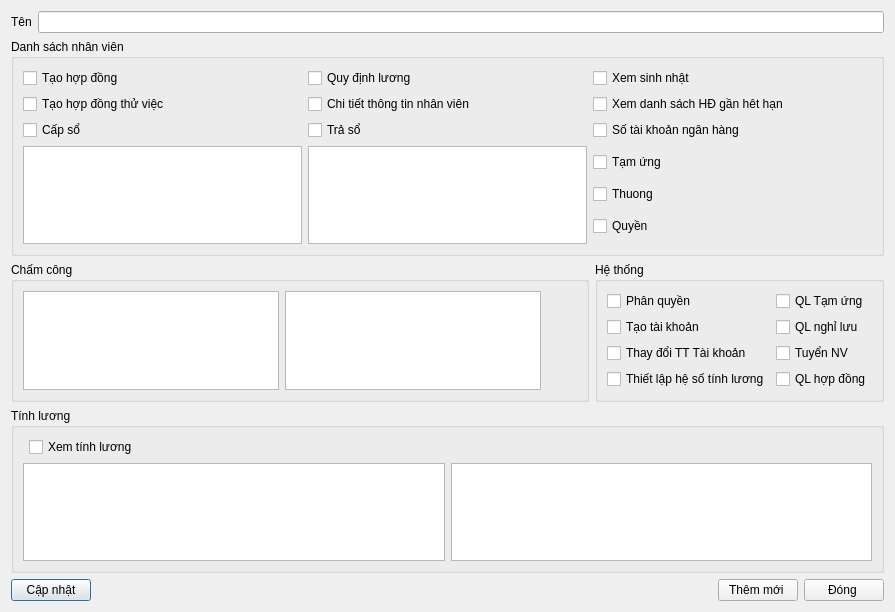
<?xml version="1.0" encoding="UTF-8"?>
<ui version="4.0">
 <class>FormQuyen</class>
 <widget class="QDialog" name="FormQuyen">
  <property name="geometry">
   <rect>
    <x>0</x>
    <y>0</y>
    <width>895</width>
    <height>612</height>
   </rect>
  </property>
  <property name="windowTitle">
   <string>Quyền hệ thống</string>
  </property>
  <layout class="QVBoxLayout" name="verticalLayout_2">
   <item>
    <layout class="QHBoxLayout" name="horizontalLayout_6">
     <item>
      <widget class="QLabel" name="label">
       <property name="text">
        <string>Tên</string>
       </property>
      </widget>
     </item>
     <item>
      <widget class="QLineEdit" name="lineEditTen">
       <property name="whatsThis">
        <string>Tên nhóm hoặc tên nhân viêniên</string>
       </property>
      </widget>
     </item>
    </layout>
   </item>
   <item>
    <widget class="QGroupBox" name="groupBoxNhanVien">
     <property name="title">
      <string>Danh sách nhân viên</string>
     </property>
     <layout class="QGridLayout" name="gridLayout">
      <item row="3" column="0" colspan="2">
       <layout class="QHBoxLayout" name="horizontalLayout_2">
        <item>
         <widget class="QListView" name="listViewPhongBanDS">
          <property name="maximumSize">
           <size>
            <width>16777215</width>
            <height>100</height>
           </size>
          </property>
         </widget>
        </item>
        <item>
         <widget class="QListView" name="listViewChamCongDS_CQ">
          <property name="maximumSize">
           <size>
            <width>16777215</width>
            <height>100</height>
           </size>
          </property>
         </widget>
        </item>
       </layout>
      </item>
      <item row="3" column="2">
       <layout class="QVBoxLayout" name="verticalLayout">
        <item>
         <widget class="QCheckBox" name="nvTamUng">
          <property name="text">
           <string>Tạm ứng</string>
          </property>
         </widget>
        </item>
        <item>
         <widget class="QCheckBox" name="checkBoxThuong">
          <property name="text">
           <string>Thuong</string>
          </property>
         </widget>
        </item>
        <item>
         <widget class="QCheckBox" name="mnQuyen">
          <property name="text">
           <string>Quyền</string>
          </property>
         </widget>
        </item>
       </layout>
      </item>
      <item row="0" column="1">
       <widget class="QCheckBox" name="nvQuyDinhLuong">
        <property name="text">
         <string>Quy định lương</string>
        </property>
       </widget>
      </item>
      <item row="0" column="2">
       <widget class="QCheckBox" name="nvXemSN">
        <property name="text">
         <string>Xem sinh nhật</string>
        </property>
       </widget>
      </item>
      <item row="0" column="0">
       <widget class="QCheckBox" name="nvTaoHd">
        <property name="text">
         <string>Tạo hợp đồng</string>
        </property>
       </widget>
      </item>
      <item row="1" column="0">
       <widget class="QCheckBox" name="nvTaoThuViec">
        <property name="text">
         <string>Tạo hợp đồng thử việc</string>
        </property>
       </widget>
      </item>
      <item row="1" column="1">
       <widget class="QCheckBox" name="nvChiTiet">
        <property name="toolTip">
         <string>Khi double click vào nhân viên, ơ đây full quyền cho nhân viên đóđó</string>
        </property>
        <property name="toolTipDuration">
         <number>20</number>
        </property>
        <property name="text">
         <string>Chi tiết thông tin nhân viên</string>
        </property>
       </widget>
      </item>
      <item row="1" column="2">
       <widget class="QCheckBox" name="nvXemHDganHethan">
        <property name="text">
         <string>Xem danh sách HĐ gần hêt hạn</string>
        </property>
       </widget>
      </item>
      <item row="2" column="0">
       <widget class="QCheckBox" name="nvCapSo">
        <property name="text">
         <string>Cấp sổ</string>
        </property>
       </widget>
      </item>
      <item row="2" column="1">
       <widget class="QCheckBox" name="nvTraSo">
        <property name="text">
         <string>Trả sổ</string>
        </property>
       </widget>
      </item>
      <item row="2" column="2">
       <widget class="QCheckBox" name="nvSTK">
        <property name="text">
         <string>Số tài khoản ngân hàng</string>
        </property>
       </widget>
      </item>
     </layout>
    </widget>
   </item>
   <item>
    <layout class="QHBoxLayout" name="horizontalLayout_4">
     <item>
      <widget class="QGroupBox" name="groupBox_2">
       <property name="maximumSize">
        <size>
         <width>16777215</width>
         <height>250</height>
        </size>
       </property>
       <property name="title">
        <string>Chấm công</string>
       </property>
       <layout class="QFormLayout" name="formLayout_2">
        <item row="0" column="0">
         <layout class="QHBoxLayout" name="horizontalLayout">
          <item>
           <widget class="QListView" name="listViewPhongBanCC">
            <property name="maximumSize">
             <size>
              <width>16777215</width>
              <height>100</height>
             </size>
            </property>
           </widget>
          </item>
          <item>
           <widget class="QListView" name="listViewChamCongCC_CQ">
            <property name="maximumSize">
             <size>
              <width>16777215</width>
              <height>100</height>
             </size>
            </property>
           </widget>
          </item>
         </layout>
        </item>
       </layout>
      </widget>
     </item>
     <item>
      <widget class="QGroupBox" name="groupBox_3">
       <property name="title">
        <string>Hệ thống</string>
       </property>
       <layout class="QFormLayout" name="formLayout">
        <item row="0" column="0">
         <widget class="QCheckBox" name="phanQuyen">
          <property name="text">
           <string>Phân quyền</string>
          </property>
         </widget>
        </item>
        <item row="1" column="0">
         <widget class="QCheckBox" name="taoTK">
          <property name="text">
           <string>Tạo tài khoản</string>
          </property>
         </widget>
        </item>
        <item row="2" column="0">
         <widget class="QCheckBox" name="thayDoiTTTK">
          <property name="text">
           <string>Thay đổi TT Tài khoản</string>
          </property>
         </widget>
        </item>
        <item row="3" column="0">
         <widget class="QCheckBox" name="thietLapHeSo">
          <property name="text">
           <string>Thiết lập hệ số tính lương</string>
          </property>
         </widget>
        </item>
        <item row="0" column="1">
         <widget class="QCheckBox" name="QLTamung">
          <property name="text">
           <string>QL Tạm ứng</string>
          </property>
         </widget>
        </item>
        <item row="1" column="1">
         <widget class="QCheckBox" name="QLNghiLuu">
          <property name="text">
           <string>QL nghỉ lưu</string>
          </property>
         </widget>
        </item>
        <item row="2" column="1">
         <widget class="QCheckBox" name="QLTuyenNV">
          <property name="text">
           <string>Tuyển NV</string>
          </property>
         </widget>
        </item>
        <item row="3" column="1">
         <widget class="QCheckBox" name="QLHopDong">
          <property name="text">
           <string>QL hợp đồng</string>
          </property>
         </widget>
        </item>
       </layout>
      </widget>
     </item>
    </layout>
   </item>
   <item>
    <widget class="QGroupBox" name="groupBox_5">
     <property name="maximumSize">
      <size>
       <width>16777215</width>
       <height>250</height>
      </size>
     </property>
     <property name="title">
      <string>Tính lương</string>
     </property>
     <layout class="QFormLayout" name="formLayout_3">
      <item row="0" column="1">
       <widget class="QCheckBox" name="tlXem">
        <property name="text">
         <string>Xem tính lương</string>
        </property>
       </widget>
      </item>
      <item row="1" column="0" colspan="2">
       <layout class="QHBoxLayout" name="horizontalLayout_3">
        <item>
         <widget class="QListView" name="listViewPhongBanTL">
          <property name="maximumSize">
           <size>
            <width>16777215</width>
            <height>100</height>
           </size>
          </property>
         </widget>
        </item>
        <item>
         <widget class="QListView" name="listViewChamCongTL_CQ">
          <property name="maximumSize">
           <size>
            <width>16777215</width>
            <height>100</height>
           </size>
          </property>
         </widget>
        </item>
       </layout>
      </item>
     </layout>
    </widget>
   </item>
   <item>
    <layout class="QHBoxLayout" name="horizontalLayout_5">
     <item>
      <widget class="QPushButton" name="pushButtonCapNhat">
       <property name="text">
        <string>Cập nhật</string>
       </property>
      </widget>
     </item>
     <item>
      <spacer name="horizontalSpacer">
       <property name="orientation">
        <enum>Qt::Horizontal</enum>
       </property>
       <property name="sizeHint" stdset="0">
        <size>
         <width>40</width>
         <height>20</height>
        </size>
       </property>
      </spacer>
     </item>
     <item>
      <widget class="QPushButton" name="pushButton_2">
       <property name="text">
        <string>Thêm mới </string>
       </property>
      </widget>
     </item>
     <item>
      <widget class="QPushButton" name="pushButton">
       <property name="text">
        <string>Đóng </string>
       </property>
      </widget>
     </item>
    </layout>
   </item>
  </layout>
 </widget>
 <resources/>
 <connections>
  <connection>
   <sender>pushButton</sender>
   <signal>clicked()</signal>
   <receiver>FormQuyen</receiver>
   <slot>close()</slot>
   <hints>
    <hint type="sourcelabel">
     <x>884</x>
     <y>564</y>
    </hint>
    <hint type="destinationlabel">
     <x>530</x>
     <y>391</y>
    </hint>
   </hints>
  </connection>
 </connections>
</ui>
